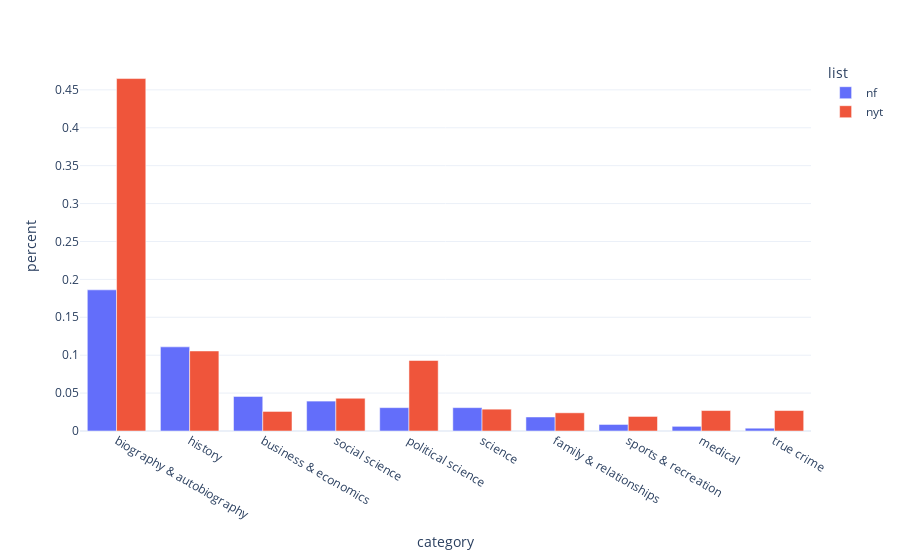

Write notebook code for a chart like this one.
### Code cell
fig = px.bar(combined_percents[combined_percents['category'].isin(top_cats)], x='category', y='percent', color='list', barmode='group', template='plotly_white')

fig.show()

fig.write_image("images/percents.svg")
fig.write_image("images/percents.png")

### Figure 1 — Plotly figure (JSON) as saved in the notebook; plotly's stock layout.template omitted (floating-point values rounded to 4 significant figures)
{"data": [{"alignmentgroup": "True", "hovertemplate": "list=nf<br>category=%{x}<br>percent=%{y}<extra></extra>", "legendgroup": "nf", "marker": {"color": "#636efa", "pattern": {"shape": ""}}, "name": "nf", "offsetgroup": "nf", "orientation": "v", "showlegend": true, "textposition": "auto", "type": "bar", "x": ["biography & autobiography", "history", "business & economics", "social science", "political science", "science", "family & relationships", "sports & recreation", "medical", "true crime"], "xaxis": "x", "y": [0.1862, 0.111, 0.04562, 0.03946, 0.03083, 0.03083, 0.0185, 0.008631, 0.006165, 0.003699], "yaxis": "y"}, {"alignmentgroup": "True", "hovertemplate": "list=nyt<br>category=%{x}<br>percent=%{y}<extra></extra>", "legendgroup": "nyt", "marker": {"color": "#EF553B", "pattern": {"shape": ""}}, "name": "nyt", "offsetgroup": "nyt", "orientation": "v", "showlegend": true, "textposition": "auto", "type": "bar", "x": ["biography & autobiography", "history", "political science", "social science", "science", "medical", "true crime", "business & economics", "family & relationships", "sports & recreation"], "xaxis": "x", "y": [0.4649, 0.1056, 0.09298, 0.04319, 0.02879, 0.02699, 0.02699, 0.02579, 0.024, 0.0192], "yaxis": "y"}], "layout": {"barmode": "group", "legend": {"title": {"text": "list"}, "tracegroupgap": 0}, "margin": {"t": 60}, "xaxis": {"anchor": "y", "domain": [0, 1], "title": {"text": "category"}}, "yaxis": {"anchor": "x", "domain": [0, 1], "title": {"text": "percent"}}}}
